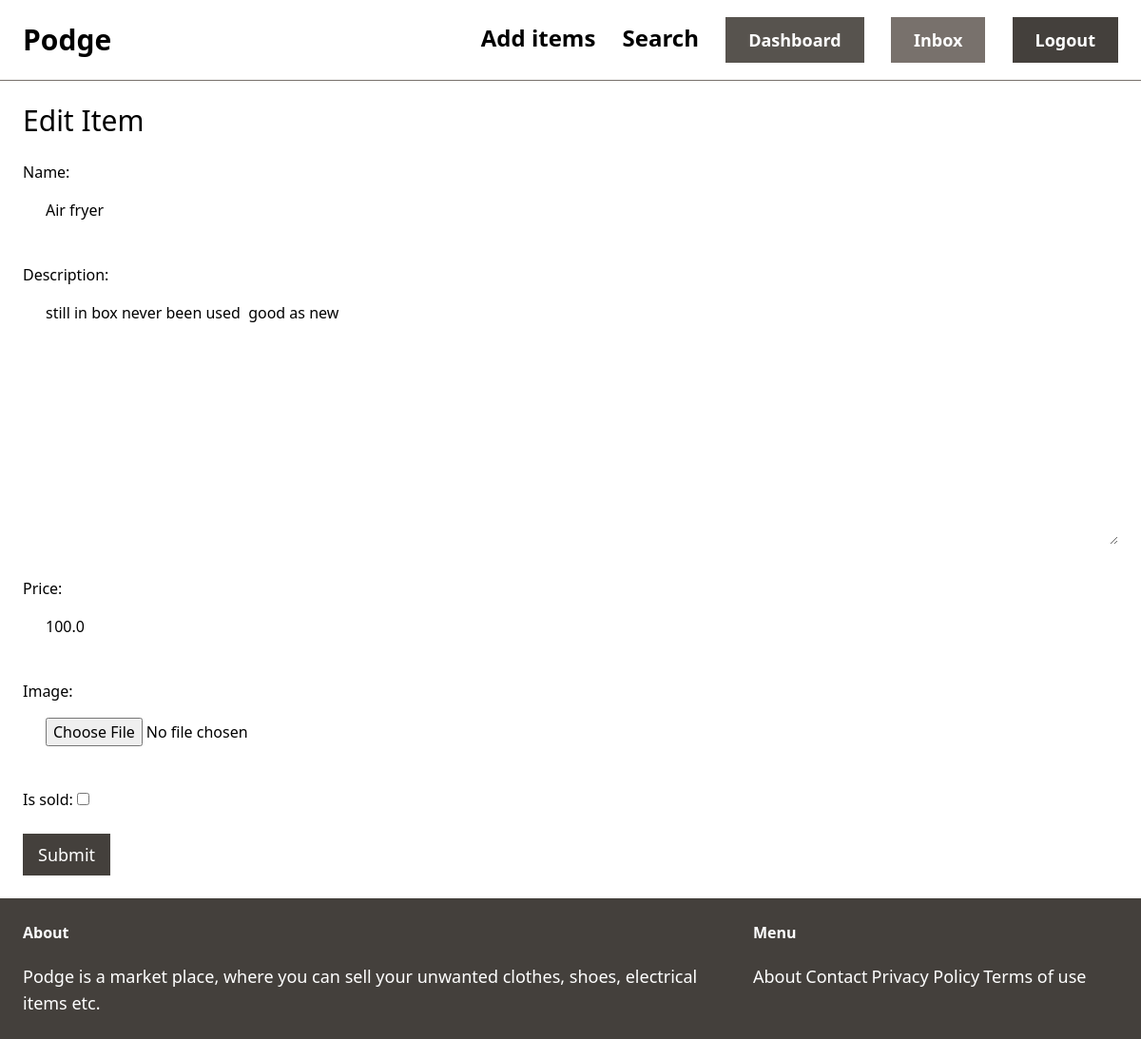
The page /items/1/edit/ (signed in) on the database its author committed.
### item/models.py (models this page shows, shortened)
class Item(models.Model):
    category = models.ForeignKey(Category, related_name='items', on_delete=models.CASCADE)
    name = models.CharField(max_length=255)
    description = models.TextField(blank=True, null=True)
    price = models.FloatField()
    image = models.ImageField(upload_to='item_images', blank=True, null=True)
    is_sold = models.BooleanField(default=False)
    created_by = models.ForeignKey(User, related_name='items', on_delete=models.CASCADE)
    created_at = models.DateTimeField(auto_now_add=True)

### item/views.py (the view)
# urls.py: path('<int:pk>/edit/', views.edit, name='edit'),
@login_required
def edit(request, pk):
    item = get_object_or_404(Item, pk=pk, created_by = request.user)
    if request.method == "POST":
        form = EditItemForm(request.POST, request.FILES, instance=item)
        if form.is_valid():
            form.save()
            return redirect('item:detail', pk=item.id)
    else:
            form = EditItemForm(instance=item)
    return render(request, 'item/form.html', {
        'form': form,
        'title': 'Edit Item',
    })

### item/forms.py
class EditItemForm(forms.ModelForm):
    class Meta:
        model = Item
        fields = ('name', 'description', 'price', 'image', 'is_sold')
        widgets = {
        'name': forms.TextInput(attrs={
            'class': INPUT_CLASSES
        }),
        'description': forms.Textarea(attrs={
            'class': INPUT_CLASSES
        }),
        'price': forms.TextInput(attrs={
            'class': INPUT_CLASSES
        }),
        'image': forms.FileInput(attrs={
            'class': INPUT_CLASSES
        }),
        }

### item/templates/item/form.html (shortened to what this page needs)
{% extends 'home/base.html' %}
{% block content %}
    <h1 class="mb-6 text-3xl">{{ title }}</h1>
    <form method="post" action="." enctype="multipart/form-data">
        <div class="space-y-4">
            {{ form.as_p }}
        </div>
        <button class=" mt-6 py-2 px-4 text-lg bg-stone-700 hover:bg-stone-500 text-white">Submit</button>
    </form>
{% endblock %}

### rows shown on the page
Item: name "Air fryer", description "still in box never been used good as new", price "100.0"

### other values the page prints
{{ title }} "Edit Item"
